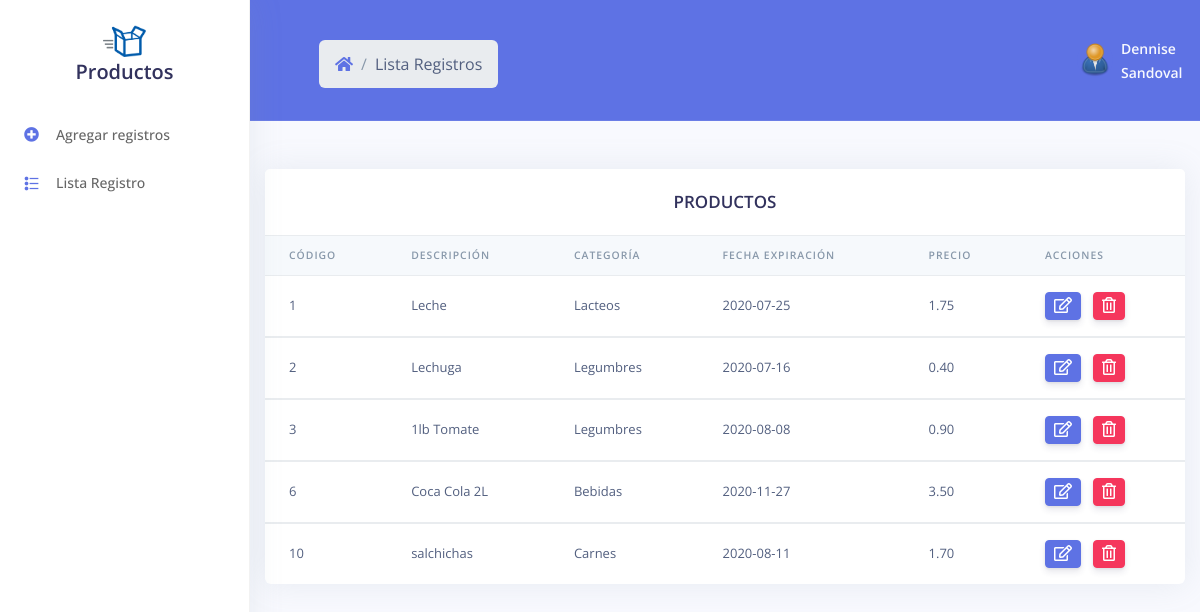
The app's page /php/listaProducts.php (signed in) with its own data.
### tables this page shows
CREATE TABLE `producto`  (
  `codigo` int(11) NOT NULL AUTO_INCREMENT,
  `descripcion` varchar(32) NOT NULL,
  `categoria` varchar(32) NOT NULL,
  `fecha_expiracion` date NOT NULL,
  `precio` decimal(10, 2) NOT NULL,
  PRIMARY KEY (`codigo`) USING BTREE
);

### php/connection/conexion.php (called while the page is built, shortened)
<?php
class Connection{
    function getConnection(){
        $enlace = mysqli_connect("127.0.0.1", "root", "root", "tienda");
    return $enlace;
    }
}
?>

### php/services/mainService.php (called while the page is built)
<?php
include './connection/conexion.php';
class MainService{
    public $conex;
    function __construct(){
        $connection= new Connection();
        $this->conex=$connection->getConnection();
    }
    function findAll1($sql) {
        return $this->conex->query("SELECT * FROM ".$sql);
    }
}
?>

### php/services/productService.php (called while the page is built, shortened)
<?php
include 'mainService.php';
class ProductService extends MainService{
    private $entityName = "producto";
    function findAll() {
        return $this->findAll1($this->entityName);
    }
}
?>

### php/listaProducts.php (the view, shortened to what this page needs)
<?php
    include './services/productService.php';
    $productService=new ProductService();
  $result=$productService->findAll();
?>
<!DOCTYPE html>
<html>
<head>
    <link rel="stylesheet" href="../assets/vendor/nucleo/css/nucleo.css" type="text/css">
    <link rel="stylesheet" href="../assets/vendor/@fortawesome/fontawesome-free/css/all.min.css" type="text/css">
    <link rel="stylesheet" href="../assets/css/argon.css?v=1.2.0" type="text/css">
</head>
<body>
    <?php include("../views/partials/menu.php");?>
    <div class="main-content" id="panel">
        <div class="main-content" id="panel">
            <nav class="navbar navbar-top navbar-expand navbar-dark bg-primary border-bottom">
                <div class="container-fluid">
                    <div class="collapse navbar-collapse" id="navbarSupportedContent">
                        <div class="col-lg-6 col-7"><br>
                            <nav aria-label="breadcrumb" class="d-none d-md-inline-block ml-md-4">
                                <ol class="breadcrumb breadcrumb-links breadcrumb-dark">
                                    <li class="breadcrumb-item"><a href="../index.html"><i class="fas fa-home"></i></a>
                                    </li>
                                    <li class="breadcrumb-item">Lista Registros</li>
                                </ol>
                            </nav>
                        </div>
                        <?php include("../views/partials/header.php");?>
                    </div>
                </div>
            </nav>
        </div>
        <div class="py-4"></div>
        <div class="col">
            <div class="card">
                <div class="card-header border-0" style="text-align: center;">
                    <h3 class="mb-0">PRODUCTOS</h3>
                </div>
                <div class="table-responsive">
                    <table class="table align-items-center table-flush">
                        <thead class="thead-light">
                            <tr>
                                <th scope="col">Código</th>
                                <th scope="col">Descripción</th>
                                <th scope="col">Categoría</th>
                                <th scope="col">Fecha Expiración</th>
                                <th scope="col">Precio</th>
                                <th scope="col">Acciones</th>
                            </tr>
                        </thead>
                        <?php
                                if($result->num_rows>0){
                                    while($row = $result->fetch_assoc()) {
                            ?>
                        <tbody class="list">
                            <tr>
                                <td><?php echo $row["codigo"]?></td>
                                <td><?php echo $row["descripcion"]?></td>
                                <td><?php echo $row["categoria"]?></td>
                                <td><?php echo $row["fecha_expiracion"]?></td>
                                <td><?php echo $row["precio"]?></td>
                                <td>
                                    <a href="modificar.php?update='<?php echo $row["codigo"]?>'" title="Editar datos"
                                        class="btn btn-primary btn-sm"><span class="far fa-edit fa-lg"
                                            aria-hidden="true"></span></a>
                                    <a href="listaProducts.php?delete='<?php echo $row["codigo"]?>'" title="Eliminar"
                                        class="btn btn-danger btn-sm"><span class="far fa-trash-alt fa-lg"
                                            aria-hidden="true"></span></a>
                                </td>
                            </tr>
                            <?php }
                                } else{ ?>
                            <tr>
                                <td colspan="4">No hay datos</td>
                            </tr>
                            <?php }?>
                        </tbody>
                    </table>
                </div>
            </div>
        </div>
    </div>
</body>
</html>

### views/partials/menu.php
<nav class="sidenav navbar navbar-vertical  fixed-left  navbar-expand-xs navbar-light bg-white" id="sidenav-main">
    <div class="scrollbar-inner">
        <div class="sidenav-header  align-items-center">
            <a class="navbar-brand" href="/CrudPHP/PHPCrude/GestionProductos/index.php">
                <img src="/CrudPHP/PHPCrude/GestionProductos/assets/img/inicio.png">
                <strong>
                    <h2>Productos</h2>
                </strong>
            </a>
        </div>
        <div class="py-2"></div>
        <div class="navbar-inner">
            <div class="collapse navbar-collapse" id="sidenav-collapse-main">
                <ul class="navbar-nav">
                    <li class="nav-item">
                        <a class="nav-link" href="/CrudPHP/PHPCrude/GestionProductos/php/register.php">
                            <i class="fa fa-plus-circle text-primary"></i>
                            <span class="nav-link-text">Agregar registros</span>
                        </a>
                    </li>
                    <li class="nav-item">
                        <a class="nav-link" href="/CrudPHP/PHPCrude/GestionProductos/php/listaProducts.php">
                            <i class="ni ni-bullet-list-67 text-primary"></i>
                            <span class="nav-link-text">Lista Registro</span>
                        </a>
                    </li>
                </ul>
            </div>
        </div>
    </div>
</nav>

### views/partials/header.php (shortened to what this page needs)
<ul class="navbar-nav align-items-center ml-auto ml-md-0">
    <li class="nav-item dropdown">
        <a class="nav-link pr-0" href="#" role="button" data-toggle="dropdown" aria-haspopup="true"
            aria-expanded="false">
            <div class="media align-items-center">
                <span class="avatar avatar-sm rounded-circle" style="background-color: #5e72e4">
                    <img alt="" src="/CrudPHP/PHPCrude/GestionProductos/assets/img/user.png" />
                </span>
                <div class="media-body ml-2 d-none d-lg-block">
                    <span class="mb-0 text-sm font-weight-bold"><?php echo $_SESSION['user']['NAME'] ?></span>
                </div>
            </div>
        </a>
    </li>
</ul>

### records on screen
producto: codigo "1", descripcion "Leche", categoria "Lacteos", fecha_expiracion "2020-07-25", precio "1.75"
producto: codigo "2", descripcion "Lechuga", categoria "Legumbres", fecha_expiracion "2020-07-16", precio "0.40"
producto: codigo "3", descripcion "1lb Tomate", categoria "Legumbres", fecha_expiracion "2020-08-08", precio "0.90"
producto: codigo "6", descripcion "Coca Cola 2L", categoria "Bebidas", fecha_expiracion "2020-11-27", precio "3.50"
producto: codigo "10", descripcion "salchichas", categoria "Carnes", fecha_expiracion "2020-08-11", precio "1.70"

### other values on screen
$_SESSION['user']['NAME'] "Dennise Sandoval"
